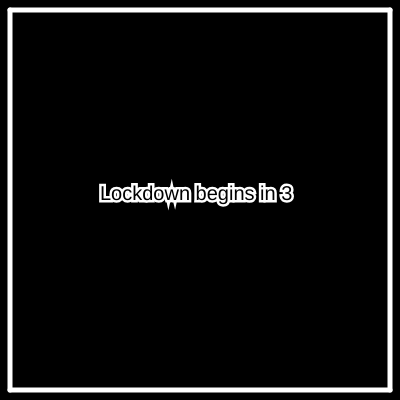
Frame 1 (no input)
Frame 60 (no input): identical to frame 1, image omitted
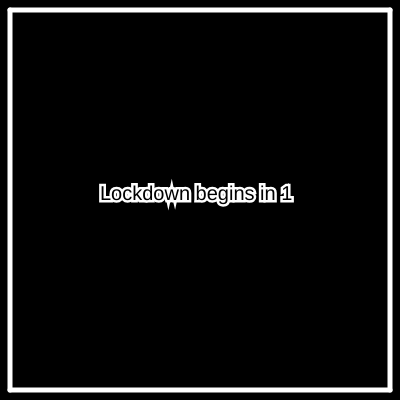
Frame 120 (the mouse pressed at the canvas centre since frame 60)

The p5.js sketch that drew these frames (run headless with seeded random() and noise() and a simulated clock; from frame 60 on, the mouse is pressed at the canvas centre):

// p5.js sketch
// ── sketch.js
let paddleWidth = 50;
let bricks = [];
let bounceball = [];
let a = 200;
let b = 200;
let speedX = 2.5;
let speedY = 3;
let nextLevel = false
let score = 0;

function setup() {
  createCanvas(400, 400);
  prompt('You are under lockdown in Shanghai. Your goal is to get out of lockdown, Hao ma?')
  time = millis();
  restart();
}
function restart(){
  push();
  brickWidth = 40;
  for(rb = 0; rb <= 50; rb++){
    bricks.push(new Bricks(20 + 45* round(random(0,7)), 20+10* round(random(0,15)),brickWidth));
  pop();
  }
  a = 200;
  b = 200;
}
function draw() {
  background(0);
  drawField();
  
  if (millis() - time < 1000){
    textSize(20);
    text('Lockdown begins in 3',100, height/2);
  }else if (millis() - time < 2000){
    textSize(20);
    text('Lockdown begins in 2', 100, height/2);
  }else if (millis() - time < 3000){
    textSize(20);
    text('Lockdown begins in 1', 100, height/2);
  }
  if(millis() - time > 3000){
  Paddle();
  BounceBall();
  var numbricks = 0;
    
  for(var i = 0; i < bricks.length;i++){
    bricks[i].update();
    bricks[i].display();
    if(bricks[i].continue)
    numbricks++;
  }
  if(numbricks == 0){
    //noLoop();
    if(nextLevel == false){
      time2 = millis();
      nextLevel = true;
    }
    if(nextLevel == true && millis() - time2 > 3000){
      for(rb = 0; rb <= 50; rb++){
    bricks.push(new Bricks(20 + 45* round(random(0,7)), 20+10* round(random(0,15)),brickWidth));
      a = 200;
      b = 200;
      nextLevel = false;
    }
    speedX = 3;
    speedY = 4;
  }
    fill(0);
    textSize(20);
    // text('Please go down to take PCR TEST', 50, 210);
    a = 200;
    b = 200;
    if (millis() - time2 < 1000){
    textSize(20);
    text('Someone from your compound tested POSITIVE 3',0, height/2);
  }else if (millis() - time2 < 2000){
    textSize(20);
    text('Another 14 days of quarantine in 2', 50, height/2);
  }else if (millis() - time2 < 3000){
    textSize(20);
    text('Another 14 days of quarantine in 1', 50, height/2);
  }if(millis() + time2 < 3000){
    restart();
    noLoop();
  }

  // for(var j = 0;j < bounceball.length ;j++){
  //   bouceball[j].disply();
  //   bounceball.push(new BounceBall(width/2,height/2));
  // }
}
}
}
function drawField(){
  strokeWeight(5);
  stroke(255);
  line(10,10,10,height-10);
  line(10,10,width-10,10);
  line(10,height-10,width-10,height-10);
  line(width-10,10,width-10,height-10);
}
function Paddle(){
    if(mouseX < 15){
      x = 15;
    } else if(mouseX >= width-10-width/10){
      x = width-10 - width/10
    } else{
      x = mouseX
    }
    rect(x,height-30,paddleWidth,5);
   if(score >= 15 && score <= 39){
     textSize(20);
     text('Waimai Dao Le',120,250);
     paddleWidth = 60;
   }else if (score >= 40 && score <= 48){
     textSize(20);
     text('Submit Your Antigen Test Result',60,250);
     paddleWidth = 50;
   }else if (score >= 49 && score >= 59){
     textSize(20)
     text('',90,250);
   }else if (score >= 60 && score <= 79){
     textSize(20);
     text('Few More Days',90,250);
   } else if (score >= 80){
     textSize(20);
     text('Waimai Dao Le',150,250);
     paddleWidth = 60;
   }
}
function BounceBall() {
  stroke(255);
  strokeWeight(5);
  noFill();
  ellipse(a, b, 20, 20);
  if (a >= width - 20 || a <= 20) {
    speedX *= -1;
  }
  if (b >= height - 10 || b <= 20) {
    speedY *= -1;
  }
  a += speedX;
  b += speedY;
  if (a >= x - 5 && a <= x + paddleWidth + 5 && b >= 360 && b <= 370) {
    speedY = -speedY;
  }
  //if (prompt == 'Shanghai'){
  if (b >= height - 10) {
    noLoop();
    fill(0);
    textSize(20);
    text("You tested POSITIVE", 100, 250);
  }
}
  
// class BounceBall{
//   constructor(circlex,circley){
//   this.x = circlex;
//   this.y = circley;
//   stroke(255);
//   strokeWeight(5);
//   noFill();
//   ellipse(this.x,this.y,20,20);
//   }  
//  update(){
//   if(this.x >= width - 20 || this.x <= 20){
//     speedX *=-1
//   }
//   if(this.y >= height - 10 || this.y <= 20){
//     speedY *=-1
//   }
//   this.x += speedX
//   this.y += speedY
//   if(this.x >= x - 5 && this.x <= x + paddleWidth + 5 && this.y >= 360 && this.y <= 370){
//     speedY = -speedY
//   }
//   //if (prompt == 'Shanghai'){
//   if(this.y >= height -10){
//     noLoop();
//     fill(0);
//     textSize(20);
//     text('You tested POSITIVE',100,250);
//   }
// }
//  display(){
//   ellipse(this.x,this.y,20,20);

//  }
// }
class Bricks{
  constructor(brickx,bricky,brickw,brickType){
    this.x = brickx;
    this.y = bricky;
    this.width = brickw;
    this.continue = true
    if(brickType==0){
      this.brickType = "waimai"
    }else if(brickType==1){
      this.brickType = "antigen"
    }else if(brickType==2){
      this.brickType = "can go outside"
    }
  }
  update(){
     if(this.continue == true){
  if(a >= this.x && a <= this.x + this.width && b - 10 <= 5 + this.y && b + 10 >= this.y){
      speedY = -speedY * 1.0001;   
      this.continue = false;
      score ++;
 } else if (dist(this.x + this.width, this.y + 5, a,b) <= 10 || dist(this.x,this.y,a,b) <= 10){
    speedX = -speedX;
    speedY = -speedY * 1.0001;
    score ++;
    this.continue = false
 } else{
   rect(this.x,this.y,this.width,5);
   fill('red');
   text(this.brickType, this.x,this.y);
  }
  }
 } 
 display(){
   if(this.continue == true){
     rect(this.x,this.y,this.width,5);
     fill('red');
     text(this.brickType, this.x,this.y)
     text(score,370,20);
}
 }
}
